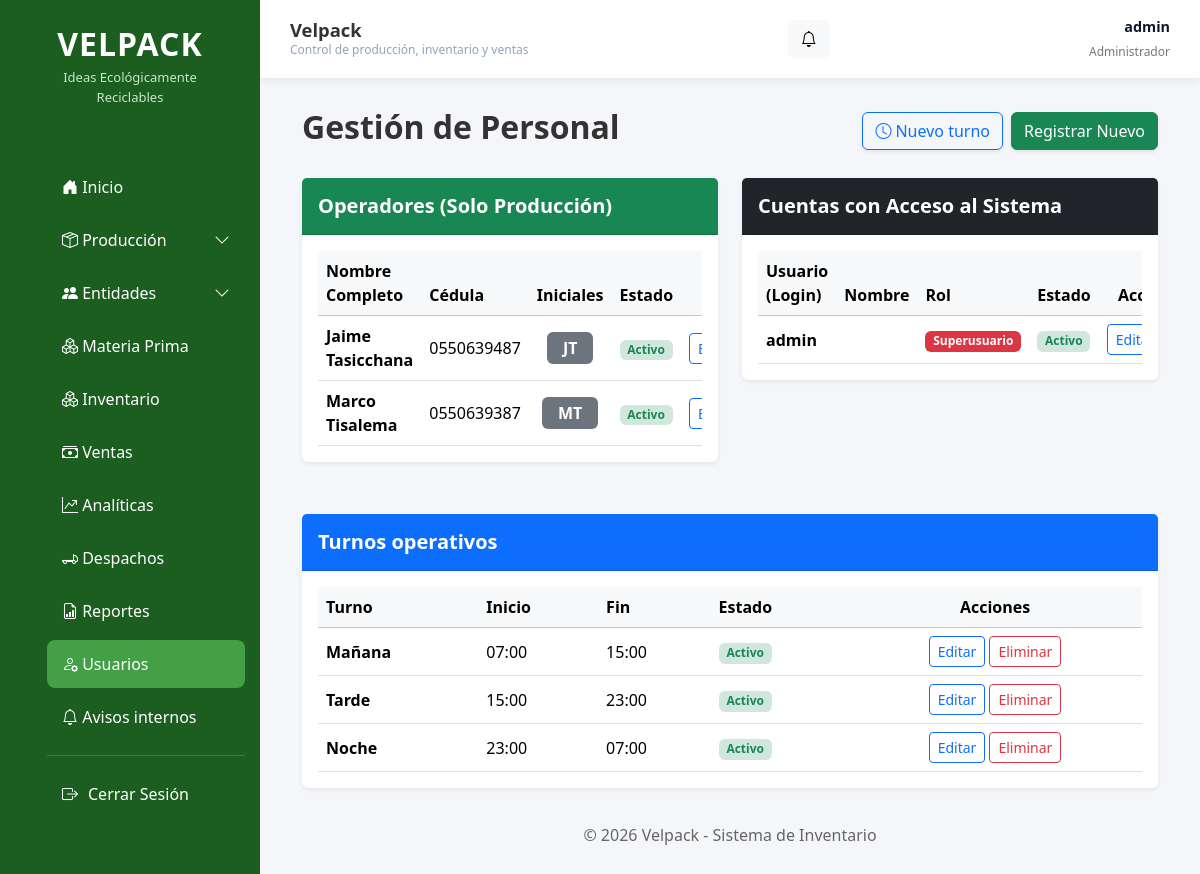
Before: /accounts/lista/ (signed in) with the older database file.
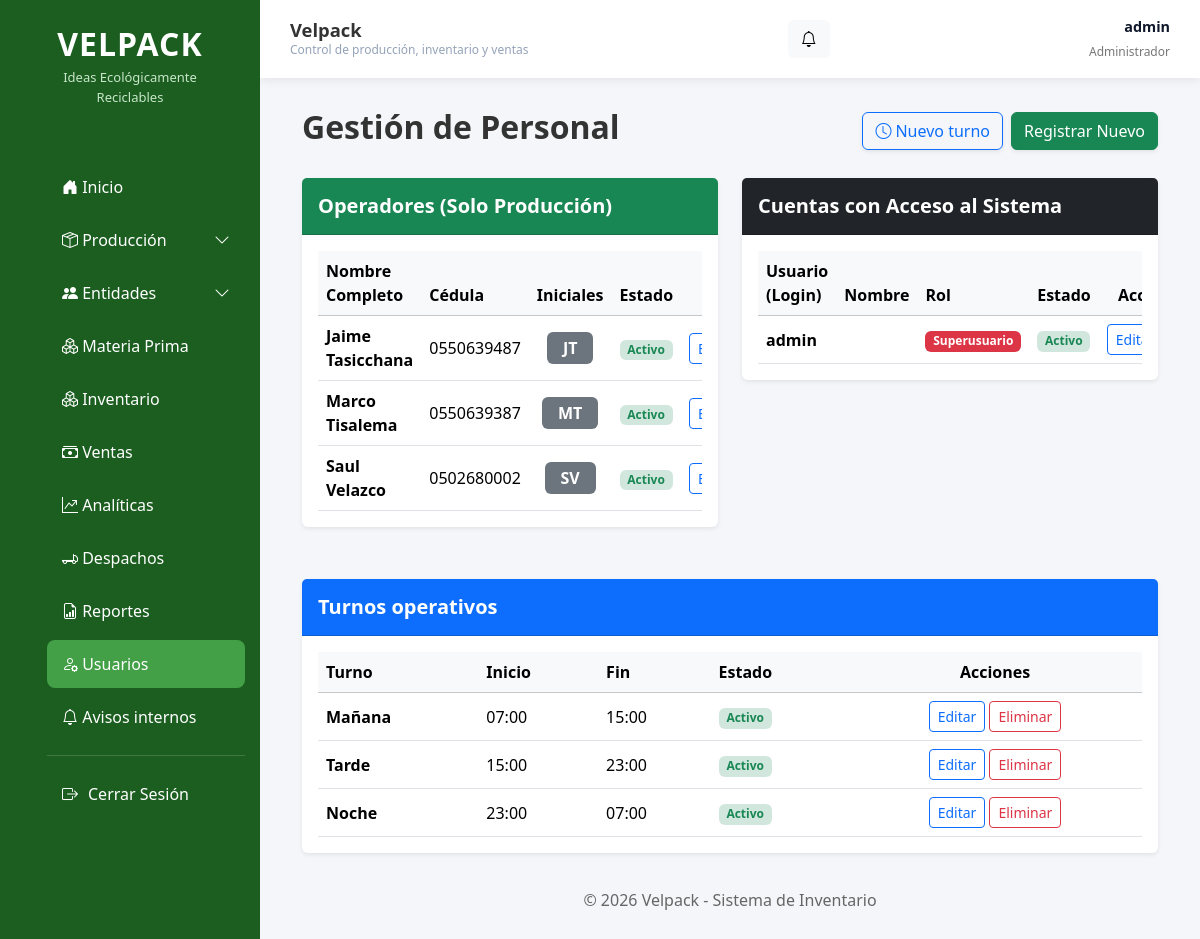
After: the same page with the newer database file.
### apps/produccion/models.py (models this page shows, shortened)
class Operador(models.Model):
    nombre_completo = models.CharField(max_length=150, verbose_name="Nombre Completo")
    cedula = models.CharField(max_length=10, unique=True, verbose_name="Cédula")
    activo = models.BooleanField(default=True)
    def obtener_iniciales(self):
        partes = self.nombre_completo.strip().split()
        if len(partes) >= 2:
            return f"{partes[0][0]}{partes[1][0]}".upper()
        elif len(partes) == 1:
            return f"{partes[0][:2]}".upper()
        return "OP"

class Turno(models.Model):
    nombre = models.CharField(
        max_length=50,
        unique=True
    )
    hora_inicio = models.TimeField()
    hora_fin = models.TimeField()
    activo = models.BooleanField(default=True)
    class Meta:
        ordering = ["nombre"]
        verbose_name = "Turno"
        verbose_name_plural = "Turnos"

### apps/accounts/views.py (the view)
# urls.py: path('lista/', views.lista_usuarios, name='lista_usuarios'),
@_solo_superusuario
def lista_usuarios(request):
    usuarios_sistema = User.objects.all().order_by("-date_joined")
    operadores_produccion = Operador.objects.all().order_by("nombre_completo")
    return render(
        request,
        "accounts/lista_usuarios.html",
        {
            "usuarios_sistema": usuarios_sistema,
            "operadores_produccion": operadores_produccion,
            "turnos": Turno.objects.all().order_by("hora_inicio", "nombre"),
        },
    )

### apps/accounts/context_processors.py (called while the page is built)
def avisos(request):
    user = getattr(request, "user", None)
    if not user or not user.is_authenticated or not user.is_superuser:
        return {"avisos_pendientes": 0, "avisos_recientes": []}
    avisos_qs = AvisoInterno.objects.all()
    return {
        "avisos_pendientes": avisos_qs.filter(leido=False).count(),
        "avisos_recientes": list(avisos_qs[:5]),
    }

### apps/accounts/views.py (called while the page is built)
def _solo_superusuario(view):
    return user_passes_test(lambda u: u.is_superuser)(view)

### templates/accounts/lista_usuarios.html (shortened to what the changed rows need)
{% extends 'base.html' %}
{% block content %}
<div class="container-fluid">
    <div class="d-flex flex-wrap justify-content-between align-items-center gap-3 mb-4">
        <div>
            <h2 class="fw-bold">Gestión de Personal</h2>
        </div>
    </div>
    <div class="row g-4">
        <div class="col-md-6">
            <div class="card shadow-sm border-0">
                <div class="card-body">
                    <div class="table-responsive">
                        <table class="table table-hover align-middle">
                            <thead class="table-light">
                                <tr>
                                    <th>Nombre Completo</th>
                                    <th>Cédula</th>
                                    <th class="text-center">Iniciales</th>
                                    <th>Estado</th>
                                    {% if user.is_superuser %}
                                        <th class="text-center">Acciones</th>
                                    {% endif %}
                                </tr>
                            </thead>
                            <tbody>
                                {% for op in operadores_produccion %}
                                <tr>
                                    <td class="fw-bold">{{ op.nombre_completo }}</td>
                                    <td>{{ op.cedula }}</td>
                                    <td class="text-center">
                                        <span class="badge bg-secondary px-3 py-2 fs-6">
                                            {{ op.obtener_iniciales }}
                                        </span>
                                    </td>
                                    <td>
                                        {% if op.activo %}
                                            <span class="badge bg-success-subtle text-success">Activo</span>
                                        {% else %}
                                            <span class="badge bg-danger-subtle text-danger">Inactivo</span>
                                        {% endif %}
                                    </td>
                                    {% if user.is_superuser %}
                                        <td class="text-center">
                                            <div class="d-flex justify-content-center gap-1">
                                                <a href="{% url 'editar_operador' op.id %}" class="btn btn-sm btn-outline-primary" title="Editar Operador">
                                                </a>
                                            </div>
                                        </td>
                                    {% endif %}
                                </tr>
                                {% empty %}
                                <tr>
                                    <td colspan="{% if user.is_superuser %}5{% else %}4{% endif %}" class="text-center text-muted py-3">No hay operadores registrados aún.</td>
                                </tr>
                                {% endfor %}
                            </tbody>
                        </table>
                    </div>
                </div>
            </div>
        </div>
        <div class="col-md-6">
            <div class="card shadow-sm border-0">
                <div class="card-body">
                    <div class="table-responsive">
                        <table class="table table-hover align-middle">
                            <thead class="table-light">
                                <tr>
                                    <th>Usuario (Login)</th>
                                    <th>Nombre</th>
                                    <th>Rol</th>
                                    <th>Estado</th>
                                    {% if user.is_superuser %}
                                        <th class="text-center">Acciones</th>
                                    {% endif %}
                                </tr>
                            </thead>
                            <tbody>
                                {% for usuario in usuarios_sistema %}
                                <tr>
                                    <td class="fw-bold">{{ usuario.username }}</td>
                                    <td>{{ usuario.first_name }} {{ usuario.last_name }}</td>
                                    <td>
                                        {% if usuario.is_superuser %}
                                            <span class="badge bg-danger">Superusuario</span>
                                        {% else %}
                                            <span class="badge bg-secondary">Usuario Normal</span>
                                        {% endif %}
                                    </td>
                                    <td>
                                        {% if usuario.is_active %}
                                            <span class="badge bg-success-subtle text-success">Activo</span>
                                        {% else %}
                                            <span class="badge bg-danger-subtle text-danger">Inactivo</span>
                                        {% endif %}
                                    </td>
                                    {% if user.is_superuser %}
                                        <td class="text-center">
                                            <div class="d-flex justify-content-center gap-1">
                                                <a href="{% url 'editar_usuario' usuario.id %}" class="btn btn-sm btn-outline-primary" title="Editar Usuario">
                                                    Editar
                                                </a>
                                            </div>
                                        </td>
                                    {% endif %}
                                </tr>
                                {% empty %}
                                <tr>
                                    <td colspan="{% if user.is_superuser %}5{% else %}4{% endif %}" class="text-center text-muted py-3">No hay cuentas de usuario registradas.</td>
                                </tr>
                                {% endfor %}
                            </tbody>
                        </table>
                    </div>
                </div>
            </div>
        </div>
        {% if user.is_superuser %}
        <div class="col-12"><div class="row g-4 mt-1">
            <div class="col-12">
                <div class="card shadow-sm border-0">
                    <div class="card-body">
                        <div class="table-responsive">
                            <table class="table table-hover align-middle">
                                <thead class="table-light">
                                    <tr>
                                        <th>Turno</th>
                                        <th>Inicio</th>
                                        <th>Fin</th>
                                        <th>Estado</th>
                                        <th class="text-center">Acciones</th>
                                    </tr>
                                </thead>
                                <tbody>
                                    {% for turno in turnos %}
                                    <tr>
                                        <td class="fw-bold">{{ turno.nombre }}</td>
                                        <td>{{ turno.hora_inicio|time:"H:i" }}</td>
                                        <td>{{ turno.hora_fin|time:"H:i" }}</td>
                                        <td>
                                            {% if turno.activo %}
                                            <span class="badge bg-success-subtle text-success">Activo</span>
                                            {% else %}
                                            <span class="badge bg-danger-subtle text-danger">Inactivo</span>
                                            {% endif %}
                                        </td>
                                        <td>
                                            <div class="d-flex justify-content-center gap-1">
                                                <a href="{% url 'editar_turno' turno.id %}" class="btn btn-sm btn-outline-primary" title="Editar turno">
                                                    Editar
                                                </a>
                                                <a href="{% url 'eliminar_turno' turno.id %}" class="btn btn-sm btn-outline-danger" title="Eliminar turno" onclick="return confirm('¿Eliminar el turno {{ turno.nombre }}?');">
                                                    Eliminar
                                                </a>
                                            </div>
                                        </td>
                                    </tr>
                                    {% empty %}
                                    <tr><td colspan="5" class="text-center text-muted py-3">No hay turnos configurados.</td></tr>
                                    {% endfor %}
                                </tbody>
                            </table>
                        </div>
                    </div>
                </div>
            </div>
        </div></div>
        {% endif %}
    </div>
{% endblock %}

### templates/includes/navbar.html (shortened to what this page needs)
<nav class="navbar-custom">
    <div class="d-flex align-items-center gap-2 min-w-0">
        <div class="min-w-0">
            <h4 class="text-truncate mb-0">Velpack</h4>
            <small class="navbar-subtitle d-none d-sm-block">Control de producción, inventario y ventas</small>
        </div>
    </div>
    {% if user.is_superuser %}
    <a href="{% url 'lista_avisos' %}" class="btn btn-light position-relative" title="Avisos internos">
        <i class="bi bi-bell"></i>
    </a>
    {% endif %}
    <div class="user-info">
        <strong>{{ user.get_full_name|default:user.username }}</strong>
        <small>
            {% if user.is_superuser %}
                Administrador
            {% elif user.is_staff %}
                Personal autorizado
            {% else %}
                Usuario
            {% endif %}
        </small>
    </div>
</nav>

Changed rows visible on the page:
added Operador: nombre_completo "Saul Velazco", cedula "0502680002", obtener_iniciales "SV", activo "Activo"
